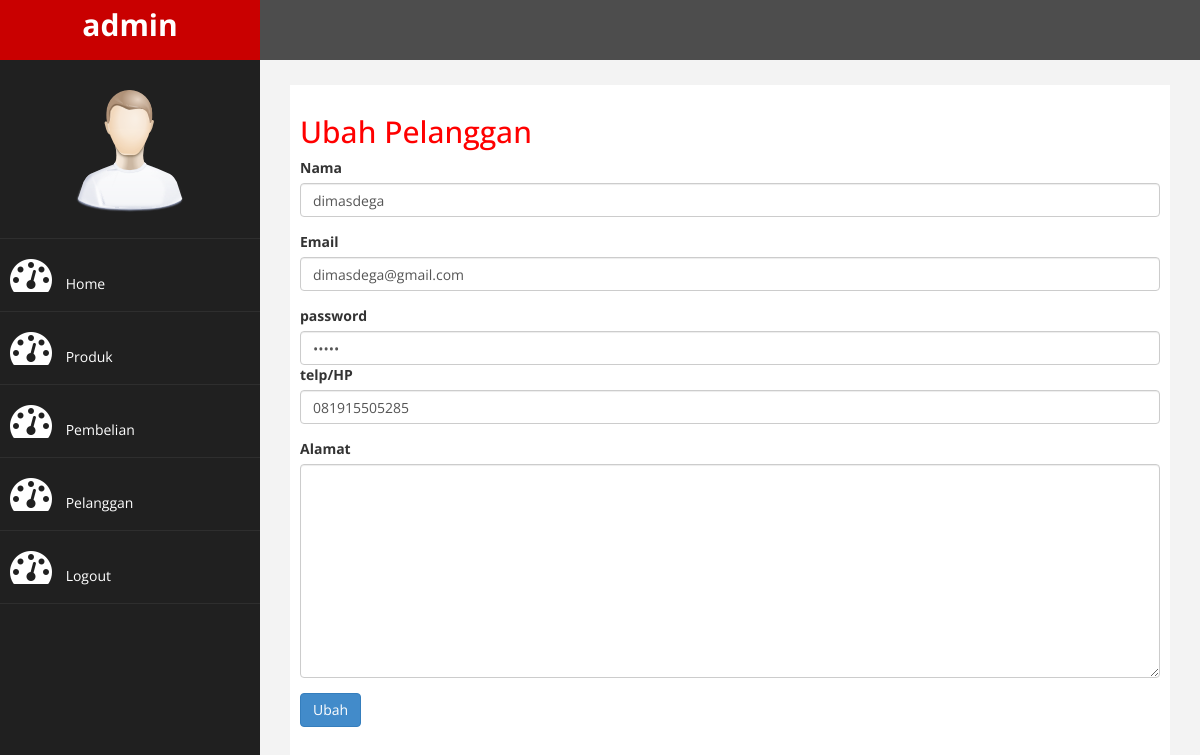
The app's page /trainittoko/admin/index.php?halaman=ubahpelanggan&id=1 (signed in) with its own data.
### tables this page shows
CREATE TABLE `pelanggan` (
  `id_pelanggan` int(11) NOT NULL,
  `email_pelanggan` varchar(100) NOT NULL,
  `password_pelanggan` varchar(50) NOT NULL,
  `nama_pelanggan` varchar(100) NOT NULL,
  `telepon_pelanggan` varchar(25) NOT NULL,
  `alamat_pelanggan` text NOT NULL
);

### trainittoko/admin/ubahpelanggan.php (the view, shortened to what this page needs)
<h2>Ubah Pelanggan</h2>
<?php
$ambil=$koneksi->query("SELECT * FROM pelanggan WHERE id_pelanggan='$_GET[id]'");
$pecah=$ambil->fetch_assoc();
 ?>
 <form method="post" enctype="multipart/form-data">
 	<div class="form-group">
 		<label>Nama</label>
 		<input type="text" name="nama" class="form-control" value="<?php echo $pecah['nama_pelanggan']; ?>">
 	</div>
 	<div class="form-group">
 		<label>Email</label>
 			<input type="email" name="email" class="form-control" value="<?php echo $pecah['email_pelanggan']; ?>">
 	</div>
 	<div>
 		<label>password</label>
 		<input type="password" name="password" class="form-control" value="<?php echo $pecah['password_pelanggan']; ?>">
 	</div>
 	<div class="form-group">
 		<label>telp/HP</label>
 		<input type="text" name="telepon" class="form-control" value="<?php echo $pecah['telepon_pelanggan']; ?>">
 	</div>
 	<div class="form-group">
 		<label>Alamat</label>
 		<textarea name="alamat" class="form-control" rows="10"><?php echo $pecah['alamat_pelanggan']; ?></textarea>
 	</div>
 	<button class="btn btn-primary" name="ubah">Ubah</button>
 </form>

### trainittoko/admin/assets/css/custom.css (style rules this page uses)
body { font-family: 'Open Sans', sans-serif; }
h2 { color: #f00; }

### records on screen
pelanggan: nama "dimasdega", email "dimasdega@gmail.com", telepon "081915505285"
